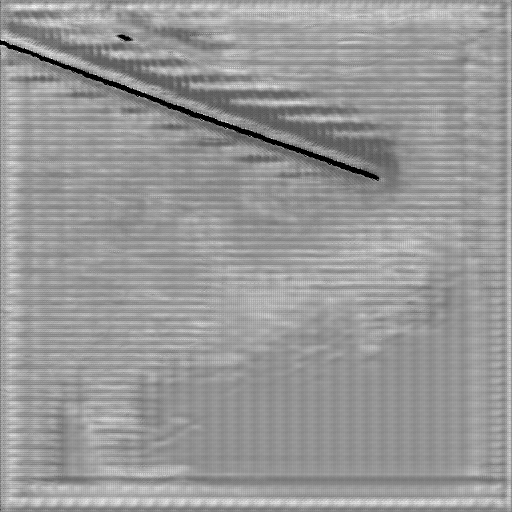
#> input picture heatmap.png, 512 x 512 px
$ python -i Metric_cal.py   (imports and definitions only)
#> lines starting #> are read from the running program, lines starting #| are printed output that depends on the picture; after the words box and inside, x2 and y2 are one past the last pixel; in counts of white or black regions, pixels touching at a corner belong together
#> further down, picture is the input picture: shape (512, 512); min 0, max 255, mean 152.3
import cv2
import numpy as np
# import collections
from scipy.spatial.distance import euclidean
from skimage.morphology import skeletonize
from sklearn.decomposition import PCA
from sklearn.linear_model import LinearRegression
from scipy.spatial.distance import directed_hausdorff

image_H = 50
image_W = 51.3
pixel_H = 657 # ratio 0.076 mm/pixel
pixel_W = 671 # ratio 0.078 mm/pixel, average 0.077 mm/pixel
ratioPixel2mm = 0.077
# buffer_number = 50

# Metrics
# [51 lines left out: functions dice, calculate_iou, calculate_metrics, pixel2mm, not called in this run]

class Post_processing():
    '''
    Post-processing the pred image, every model has its own post-processing object.
    It has the following functions:
        1. Basic outlier_filter: According the colinear principle[OK]
        2. Enhandced outlier_filter: According the previous frames[Not OK]
            principle: in needle insertion, the other part of the image is static, only the needle part is moving,
                        so we can use the previous frames to filter the needle part.
            two prequesites: 1. this box is very small
                             2. this box stays in the same position for a very long time
    '''
    def __init__(self, pred = None, mdoel_name = None):
        self.model_Name = mdoel_name
        # self.buffer_ = collections.deque(maxlen=buffer_number) # append

    # [83 lines left out: functions basic_outlier_filter, are_collinear, not called in this run]


    def enhandced_outlier_filter(self, pred):

        pass

    # [4 lines left out: function compounding_outlier_filter, not called in this run]


class Calculate_Error():
    '''
    Using the pred to calculate the error(angle error and tip error)
    Using the pred and mask to calculate the continuity
    '''

    def __init__(self, colinear_processing = True):

        self.post_processing = Post_processing()
        self.colinear_processing = colinear_processing

    # [148 lines left out: functions Calculate_TipError, Calculate_TipOrientation, Calculate_Continuity, not called in this run]


    def Calculate_Continuity_LineProj(self, image):

        '''Calculate the continuity of the needle by projecting the needle to the line'''

        thickness_factor = 1

        # 找到所有线段的轮廓
        contours, _ = cv2.findContours(image, cv2.RETR_EXTERNAL, cv2.CHAIN_APPROX_SIMPLE)
#> contours = 1 contour; box (x1, y1, x2, y2) and area: (0, 0, 512, 512) 259076

        # 合并所有轮廓到一个点集中
        # 只有当filter之后的prediction存在contours时,才有必要计算连续性,否则直接为0!!!
        if contours:
            all_points = np.vstack([cnt.reshape(-1, 2) for cnt in contours])
#> all_points = 524 pairs, first value 0 to 511, second value 0 to 511
            # 计算合并后的点集的旋转包围盒
            rect = cv2.minAreaRect(all_points)
#> rect = ((255.5, 255.5), (511, 511), -90)
            box = cv2.boxPoints(rect)
#> box = [[511, 511], [-1.56e-14, 511], [0, 0], [511, 0]]
            box = np.int0(box)
#> box = [[511, 511], [0, 511], [0, 0], [511, 0]]

            # 计算旋转角度和中心点
            center, size, angle = rect
#> center = (255.5, 255.5); size = (511, 511); angle = -90
            if size[0] < size[1]:
                size = (size[1], size[0] * thickness_factor)
                angle += 90
            else:
                size = (size[0], size[1] * thickness_factor)

            # 旋转图像
            M = cv2.getRotationMatrix2D(center, angle, 1.0) # Scale = 1.0
#> M = [[6.12e-17, -1, 511], [1, 6.12e-17, -2.84e-14]]
            rotated = cv2.warpAffine(image, M, (image.shape[1], image.shape[0]))
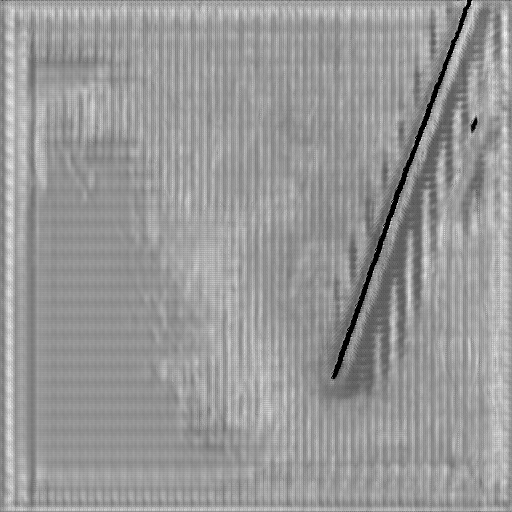
#> rotated: shape (512, 512); min 0, max 255, mean 152.3

            # 计算旋转后的包围盒位置
            x, y = np.int0(center)
#> x = 255; y = 255
            x, y = max(0, x - int(size[0] // 2)), max(0, y - int(size[1] // 2))
#> x = 0; y = 0
            cropped = rotated[y:y + int(size[1]), x:x + int(size[0])]

            # cv2.imshow("cropped", cropped)
            # cv2.waitKey(0)

            # 分析连续性 计算一个二维数组中每一列全黑（值为0）的列数
            black_count = np.sum(cropped == 0, axis=0) # 每一列的黑色像素数
#> black_count = 511 values, max 17 at index 395, min 0 at index 0, mean 3.32
            # black_count = np.sum(black_count == cropped.shape[0])  # 全黑的列数
            black_count = np.sum(black_count >= cropped.shape[0] * 0.7) #
#> black_count = 0
            # 计算连续性指标
            continuity = 1 - (black_count / size[0]) if size[0] > 0 else 1
#> continuity = 1

        else:
            continuity = 0

        return continuity

    # [143 lines left out: functions Calculate_Continuity_Box, Calculate_Continuity_Hausdorff, extract_feature_points, outlier_filter, calculate_dist_center, not called in this run]

    def Compounding_3D_error(self, pred, true_value):
        pass

>>> import cv2
>>> picture = cv2.imread('heatmap.png', cv2.IMREAD_GRAYSCALE)
>>> result = Calculate_Error().Calculate_Continuity_LineProj(picture)
#> result = 1
